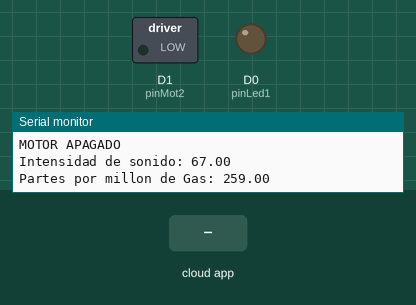
The sketch below on a simulated ESP8266 (NodeMCU). Parts: switched loads named in the sketch (green lamp = pin HIGH), output pins drawn as LEDs (lit = HIGH), the last lines printed to the serial monitor. Inputs (shaded band) come from the test bench. WiFi joins after 1.5 s; servers stay silent unless stated; random numbers use the default seed unless the sketch sets one; the Firebase database answers and starts empty.

Above: at 2.8 s.
2.9 s: the phone or cloud app sets led to 1
At 4.7 s:
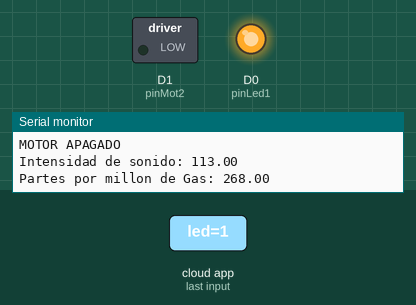
5.0 s: the phone or cloud app sets motor to 1
At 6.2 s:
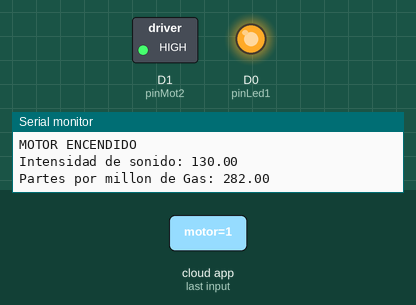
6.6 s: the phone or cloud app sets led to 0
At 9.0 s:
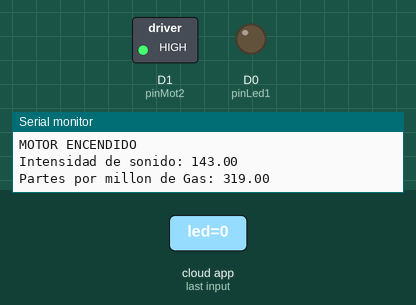
9.8 s: the phone or cloud app sets motor to 0
At 10.2 s:
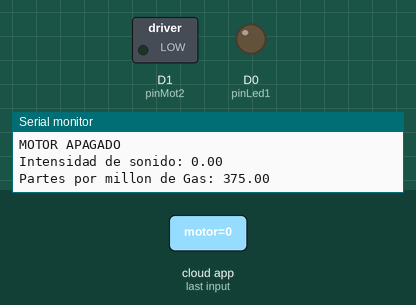
Timing chart, 0 to 12.4 s (numbered marks = the images above; inputs shaded):
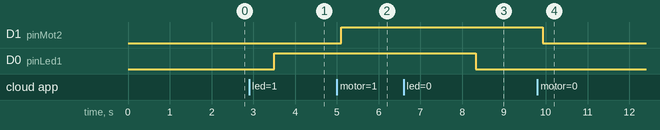

The sketch:

FirebaseIOTFinal.ino
```cpp
//

/***
EJERCICIO DE LECTURA FIREBASE ARDUINO
03:D6:42:23:03:D1:0C:06:73:F7:E2:BD:29:47:13:C3:22:71:37:1B
con ejer.. de escritura
https://console.firebase.google.com/u/1/project/final-iot-8d7e7/database/final-iot-8d7e7/data/~2F
***/
#include <ESP8266WiFi.h>
#include <FirebaseArduino.h>

// Set these to run example.
#define FIREBASE_HOST "final-iot-8d7e7.firebaseio.com"
#define FIREBASE_AUTH "I7VymUeQJbxgxfDdzOsE2VNW5YN3qRlAo7ua02aa"
#define WIFI_SSID "MOVISTAR_9BCF"
#define WIFI_PASSWORD "j72FdT2GFcdkpQGWTPwB"

//Declarando los pines de los leds
int pinLed1 = D0;
int pinMot2 = D1;


void setup() {
    //DECLARANDO EL MODO DE LOS PINES EN EL SETUP
  pinMode(pinLed1, OUTPUT);
  pinMode(pinMot2, OUTPUT);

  Serial.begin(9600);

  // connect to wifi.
  WiFi.begin(WIFI_SSID, WIFI_PASSWORD);
  Serial.print("connecting");
  while (WiFi.status() != WL_CONNECTED) {
    Serial.print(".");
    delay(200);
  }
  Serial.println();
  Serial.print("connected: ");
  Serial.println(WiFi.localIP());

  Firebase.begin(FIREBASE_HOST, FIREBASE_AUTH);
}
void loop() {
  //Lectura Simple
  String led = Firebase.getString("dispositivoIOT/led");
  String motor = Firebase.getString("dispositivoIOT/motor");

  Serial.println(led);
  Serial.println(motor);

 if(led.equals("1")){
    Serial.println("LED 1 ENCENDIDO");
    digitalWrite(pinLed1,HIGH);
  }else{
    Serial.println("LED 1 APAGADO");
    digitalWrite(pinLed1,LOW);
  }

 if(motor.equals("1")){
    Serial.println("MOTOR ENCENDIDO");
    digitalWrite(pinMot2,HIGH);
  }else{
    Serial.println("MOTOR APAGADO");
    digitalWrite(pinMot2,LOW);
  }


  //----------------------------------
  // Esribir en modo simple
  float sound = readSonido();
  Serial.print("Intensidad de sonido: ");
  Serial.println(sound);
  Firebase.setFloat("sensores/sonido", sound);
  // handle error
  if (Firebase.failed()) {
      Serial.print("No se ha podido actualizar: ");
      Serial.println(Firebase.error());
      return;
  }
  float gas = readGas();
  Serial.print("Partes por millon de Gas: ");
  Serial.println(gas);
  Firebase.setFloat("sensores/gas", gas);
  // handle error
  if (Firebase.failed()) {
      Serial.print("No se ha podido actualizar: ");
      Serial.println(Firebase.error());
      return;
  }
  delay(1000);
}
float readSonido()
{
    return random(0, 180);
}
float readGas()
{
    return random(210, 410);
}
```

Measured:
- after the input at 2.9 s, D0 (pinLed1): LOW → HIGH after 0.60 s
- after the input at 5.0 s, D1 (pinMot2): LOW → HIGH after 0.11 s
- after the input at 6.6 s, D0 (pinLed1): HIGH → LOW after 1.7 s
- after the input at 9.8 s, D1 (pinMot2): HIGH → LOW after 0.13 s
